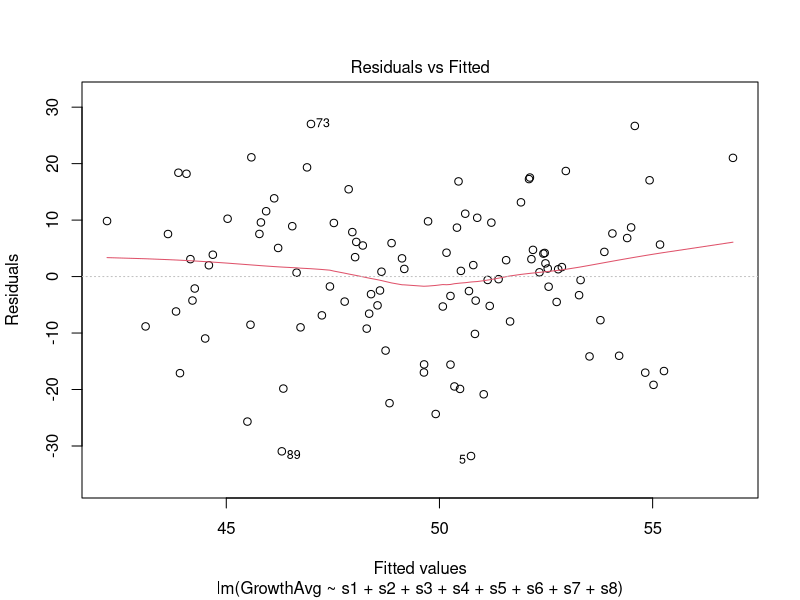
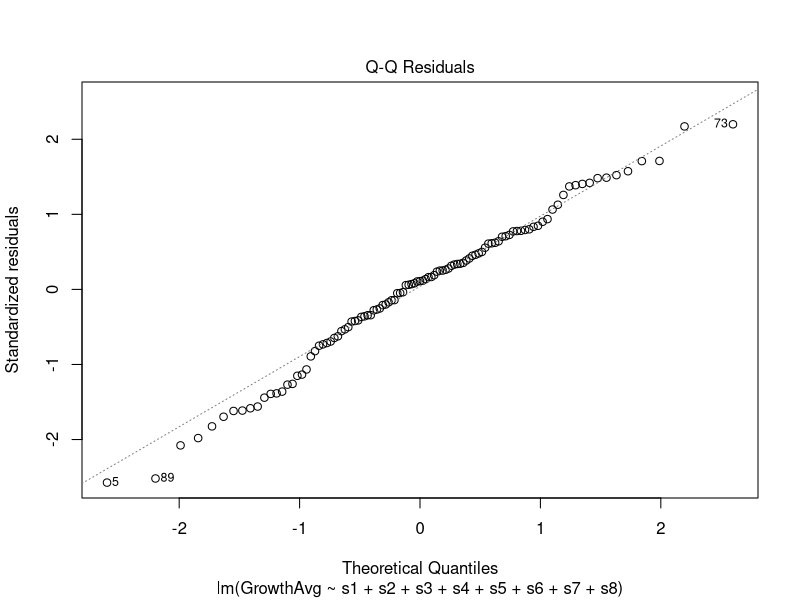
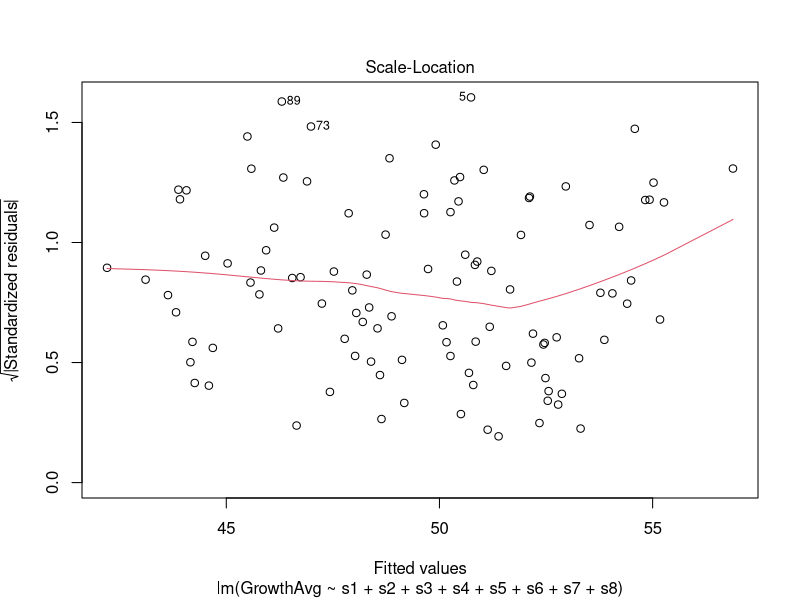
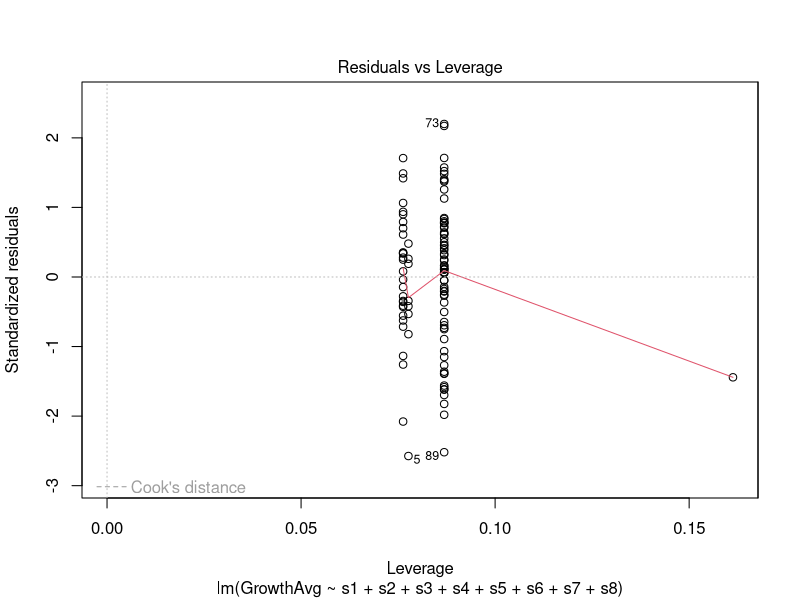
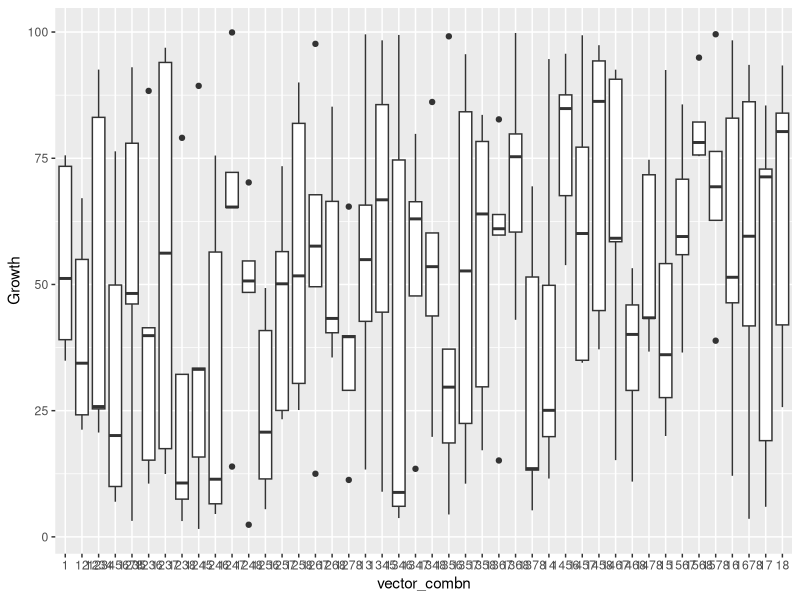

Recreate these plots in R, in order.
# Sam Welch
# A script that produces a unique stressor combination ID, fills in a binary matrix based on it, then generates dummy growth data. Boolean version.
# 26th May 2018
rm(list=ls())

library(tidyverse)
library(ggplot2)

vector_stressors <- c("1","2","3","4","5","6","7","8")

# Generate matrices of every 1-, 2-, 4-, and 8- combination of stressors.
matrix_combn_eight <- combn(vector_stressors,8)
matrix_combn_four <- combn(vector_stressors,4)
matrix_combn_two <- combn(vector_stressors,2)
matrix_combn_one <- combn(vector_stressors,1)

# Turn matrices into vectors of strings of combinations
vector_combn_eight <- apply(matrix_combn_eight,2, paste, collapse="")
vector_combn_four <- apply(matrix_combn_four,2, paste, collapse="")
vector_combn_two <- apply(matrix_combn_two,2, paste, collapse="")
vector_combn_one <- apply(matrix_combn_one,2, paste, collapse="")

# Combine them into one vector of length 107
vector_combn <- c(vector_combn_one, vector_combn_two, vector_combn_four, vector_combn_eight)

# Create a tibble of unique combination IDs, presence/absence of stressors and five replicates of growth
comb_tibble <- tibble(
  vector_combn,
  `s1` = FALSE,
  `s2` = FALSE,
  `s3` = FALSE,
  `s4` = FALSE,
  `s5` = FALSE,
  `s6` = FALSE,
  `s7` = FALSE,
  `s8` = FALSE,
  `GrowthA` = 0,
  `GrowthB` = 0,
  `GrowthC` = 0,
  `GrowthD` = 0,
  `GrowthE` = 0
)

# Loop over all combination IDs and assign stressors as present
# Yes, I am aware of the inefficiency here - I just don't know how to do it better.
for (i in 1:107) {
  comb <- comb_tibble[i,1]            # For each combination ID: assign to the variable comb
  for (j in 1:8) {                    # Loop across comb for j = 1:8
    if (grepl(toString(j),comb)) {    # if comb contains the string of j, 
      comb_tibble[i, j + 1] = TRUE    # change the value in the relevant position of the tibble to 1
    }
    j <- j + 1
  }
  i <- i + 1
}

# Another loop to stick some random data into the growth columns. Can this be done more elegantly with apply?
for (k in 1:107) {
  for (l in 10:14){
    comb_tibble[k,l] = runif(1, min=0, max=100)
    l <- l + 1
  }
  k <- k + 1
}

# Add a means column.
summary(comb_tibble)
comb_tibble <- mutate(comb_tibble,GrowthAvg = rowMeans(comb_tibble[,10:14]))

# What I've read online suggests a multiple linear regression or a non-linear multiple regression - so I'm going to try both...

# Multiple linear regression
mlr <- lm(
  formula = GrowthAvg ~ s1 + s2 + s3 + s4 + s5 + s6 + s7 + s8,
  data = comb_tibble)
summary(mlr)
plot(mlr)
# I can't remember how to interpret any of this, but at least I'll have a choice when it comes to working with the real data...

# Non-linear multiple regression - doesn't work because I don't understand it...
# nlmr <- nls(
#  formula = GrowthAvg ~ s1 + s2 + s3 + s4 + s5 + s6 + s7 + s8, # This is the wrong sort of formula for nls()
#  data = comb_tibble)

# Boxplot of average growth by stressor
comb_tibble_tidy <- gather(comb_tibble, Rep, Growth, 10:14) # Gathering the data for a boxplot of all stressors containing s1
ggplot(
      subset(comb_tibble_tidy, s1 != FALSE),
      aes(
      x = vector_combn,
      y = Growth
      )) + geom_boxplot()